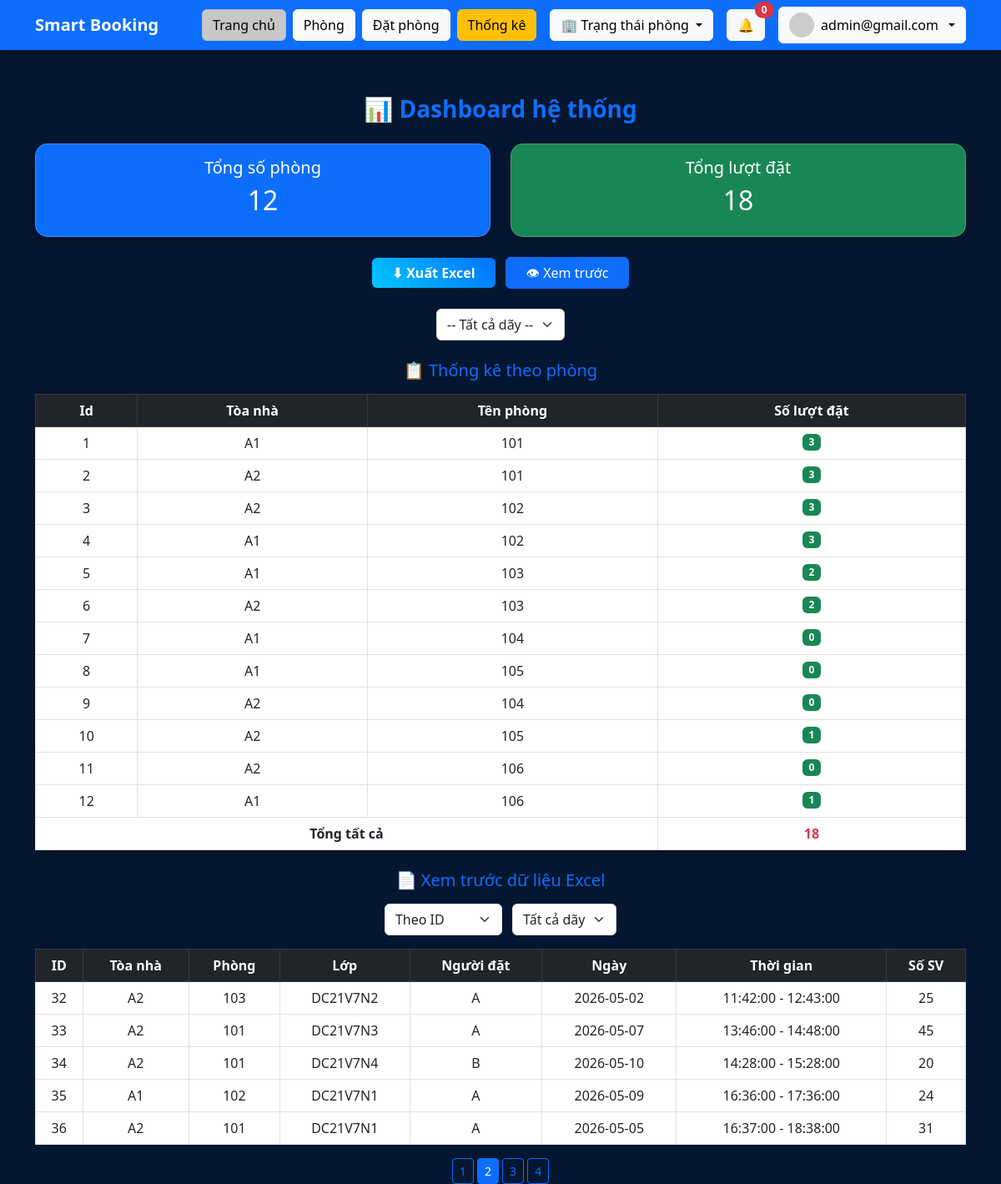
The app's page /dashboard.php?sort=id&page=2&building=0 (signed in) with its own data.
### tables this page shows
CREATE TABLE IF NOT EXISTS `bookings` (
  `id` int(11) NOT NULL AUTO_INCREMENT,
  `room_id` int(11) DEFAULT NULL,
  `date` date DEFAULT NULL,
  `time_start` time DEFAULT NULL,
  `time_end` time DEFAULT NULL,
  `status` varchar(20) DEFAULT 'active',
  `created_at` timestamp NOT NULL DEFAULT current_timestamp(),
  `user_name` varchar(100) DEFAULT NULL,
  `purpose` varchar(50) DEFAULT NULL,
  `students` int(11) DEFAULT NULL,
  `note` text DEFAULT NULL,
  `class` varchar(50) DEFAULT NULL,
  `building_id` int(11) DEFAULT NULL,
  PRIMARY KEY (`id`),
  KEY `idx_room_date` (`room_id`,`date`)
);

CREATE TABLE IF NOT EXISTS `buildings` (
  `id` bigint(20) UNSIGNED NOT NULL AUTO_INCREMENT,
  `name` varchar(100) NOT NULL,
  PRIMARY KEY (`id`)
);

CREATE TABLE IF NOT EXISTS `rooms` (
  `id` int(11) NOT NULL AUTO_INCREMENT,
  `name` varchar(50) DEFAULT NULL,
  `capacity` int(11) DEFAULT NULL,
  `status` varchar(20) DEFAULT 'available',
  `building_id` int(11) DEFAULT NULL,
  PRIMARY KEY (`id`)
);

### dashboard.php (the view, shortened to what this page needs)
<?php
include 'config.php';
include 'navbar.php';
$sort = isset($_GET['sort']) ? $_GET['sort'] : 'id';
$building_filter = isset($_GET['building']) ? (int)$_GET['building'] : 0;
switch ($sort) {
    default:
        $order = "bookings.id ASC";
}
$limit = 5;
$page = isset($_GET['page']) ? (int)$_GET['page'] : 1;
$start = ($page - 1) * $limit;
$where = "";
?>
<link rel="stylesheet" href="style.css">
<div class="container mt-4">
    <h3 class="text-center mb-4 main-title">📊 Dashboard hệ thống</h3>
    <div class="row">
        <?php
        $r = mysqli_fetch_row(mysqli_query($conn, "SELECT COUNT(*) FROM rooms"));
        $b = mysqli_fetch_row(mysqli_query($conn, "SELECT COUNT(*) FROM bookings"));
        ?>
        <div class="col-md-6">
            <div class="card text-white bg-primary shadow">
                <div class="card-body text-center">
                    <h5>Tổng số phòng</h5>
                    <h2><?= $r[0] ?></h2>
                </div>
            </div>
        </div>
        <div class="col-md-6">
            <div class="card text-white bg-success shadow">
                <div class="card-body text-center">
                    <h5>Tổng lượt đặt</h5>
                    <h2><?= $b[0] ?></h2>
                </div>
            </div>
        </div>
    </div>
    <div class="mt-4 text-center">
        <a href="export.php" class="btn btn-success px-4">⬇ Xuất Excel</a>
        <button onclick="togglePreview()" class="btn btn-primary px-4 ms-2">👁 Xem trước</button>
    </div>
    <div class="text-center mt-4">
        <form method="GET">
            <select name="building" onchange="this.form.submit()" class="form-select w-auto d-inline">
                <option value="">-- Tất cả dãy --</option>
            </select>
        </form>
    </div>
    <div class="mt-4">
        <h5 class="text-center mb-3 text-primary">📋 Thống kê theo phòng</h5>
        <table class="table table-bordered text-center shadow">
            <thead class="table-dark">
                <tr>
                    <th>Id</th>
                    <th>Tòa nhà</th>
                    <th>Tên phòng</th>
                    <th>Số lượt đặt</th>
                </tr>
            </thead>
            <tbody>
                <?php
                $data = mysqli_query($conn, "
                    SELECT rooms.name, buildings.name AS building_name, COUNT(bookings.id) total
                    FROM rooms
                    LEFT JOIN bookings ON rooms.id = bookings.room_id
                    LEFT JOIN buildings ON rooms.building_id = buildings.id
                    $where
                    GROUP BY rooms.id
                ");
                $i = 1;
                while ($row = mysqli_fetch_assoc($data)) {
                    echo "<tr>
                        <td>{$i}</td>
                        <td>{$row['building_name']}</td>
                        <td>{$row['name']}</td>
                        <td><span class='badge bg-success'>{$row['total']}</span></td>
                    </tr>";
                    $i++;
                }
                ?>
            </tbody>
            <tfoot>
                <?php
                if ($building_filter > 0) {
                    $totalQuery = mysqli_query($conn, "
                        SELECT COUNT(*)
                        FROM bookings
                        JOIN rooms ON bookings.room_id = rooms.id
                        WHERE rooms.building_id = $building_filter
                    ");
                } else {
                    $totalQuery = mysqli_query($conn, "SELECT COUNT(*) FROM bookings");
                }
                $totalAll = mysqli_fetch_row($totalQuery);
                ?>
                <tr>
                    <th colspan="3">Tổng tất cả</th>
                    <th class="text-danger"><?= $totalAll[0] ?></th>
                </tr>
            </tfoot>
        </table>
    </div>
    <div id="preview" class="mt-4" style="display: <?= isset($_GET['sort']) || isset($_GET['page']) ? 'block' : 'none'; ?>;">
        <h5 class="text-center mb-3 text-primary">📄 Xem trước dữ liệu Excel</h5>
        <div class="text-center mb-3">
            <form method="GET">
                <select name="sort" onchange="this.form.submit()" class="form-select w-auto d-inline">
                    <option value="id" <?= $sort == 'id' ? 'selected' : '' ?>>Theo ID</option>
                </select>
                <select name="building" onchange="this.form.submit()" class="form-select w-auto d-inline ms-2">
                    <option value="">Tất cả dãy</option>
                </select>
            </form>
        </div>
        <table class="table table-bordered text-center">
            <thead class="table-dark">
                <tr>
                    <th>ID</th>
                    <th>Tòa nhà</th>
                    <th>Phòng</th>
                    <th>Lớp</th>
                    <th>Người đặt</th>
                    <th>Ngày</th>
                    <th>Thời gian</th>
                    <th>Số SV</th>
                </tr>
            </thead>
            <tbody>
                <?php
                $sql = "
                    SELECT bookings.*, rooms.name AS room_name, buildings.name AS building_name
                    FROM bookings
                    JOIN rooms ON bookings.room_id = rooms.id
                    LEFT JOIN buildings ON rooms.building_id = buildings.id
                    $where
                    ORDER BY $order
                    LIMIT $start, $limit
                ";
                $res = mysqli_query($conn, $sql);
                while ($row = mysqli_fetch_assoc($res)) {
                    $time = $row['time_start'] . " - " . $row['time_end'];
                    echo "<tr>
                        <td>{$row['id']}</td>
                        <td>{$row['building_name']}</td>
                        <td>{$row['room_name']}</td>
                        <td>{$row['class']}</td>
                        <td>{$row['user_name']}</td>
                        <td>{$row['date']}</td>
                        <td>{$time}</td>
                        <td>{$row['students']}</td>
                    </tr>";
                }
                ?>
            </tbody>
        </table>
        <div class="text-center mt-3">
            <?php
            if ($building_filter > 0) {
                $totalQuery = mysqli_query($conn, "
                    SELECT COUNT(*)
                    FROM bookings
                    JOIN rooms ON bookings.room_id = rooms.id
                    WHERE rooms.building_id = $building_filter
                ");
            } else {
                $totalQuery = mysqli_query($conn, "SELECT COUNT(*) FROM bookings");
            }
            $total = mysqli_fetch_row($totalQuery)[0];
            $pages = ceil($total / $limit);
            for ($i = 1; $i <= $pages; $i++) {
                echo "<a href='?sort=$sort&page=$i&building=$building_filter'
                        class='btn btn-sm " . ($i == $page ? 'btn-primary' : 'btn-outline-primary') . "'>
                        $i
                      </a> ";
            }
            ?>
        </div>
    </div>
</div>

### style.css (style rules this page uses)
.card { background: #e9ecef; backdrop-filter: blur(12px); border-radius: 15px; border: 1px solid rgba(255, 255, 255, 0.2); color: white; transition: 0.3s; }
.btn-success { background: linear-gradient(45deg, #00c6ff, #0072ff); border: none; font-weight: bold; }
.main-title { color: #0d6efd; font-weight: bold; }

### records on screen
bookings: id "32", buildings.name "A2", room.name "103", class "DC21V7N2", user_name "A", date "2026-05-02", time "11:42:00 - 12:43:00", students "25"
bookings: id "33", buildings.name "A2", room.name "101", class "DC21V7N3", user_name "A", date "2026-05-07", time "13:46:00 - 14:48:00", students "45"
bookings: id "34", buildings.name "A2", room.name "101", class "DC21V7N4", user_name "B", date "2026-05-10", time "14:28:00 - 15:28:00", students "20"
bookings: id "35", buildings.name "A1", room.name "102", class "DC21V7N1", user_name "A", date "2026-05-09", time "16:36:00 - 17:36:00", students "24"
bookings: id "36", buildings.name "A2", room.name "101", class "DC21V7N1", user_name "A", date "2026-05-05", time "16:37:00 - 18:38:00", students "31"

### other values on screen
$_SESSION['user'] "admin@gmail.com"
$r[0] "12"
$b[0] "18"
$row['building_name'] "A1"
$row['name'] "101"
$row['total'] "3"
$row['building_name'] "A2"
$row['name'] "102"
$row['name'] "103"
$row['total'] "2"
$row['name'] "104"
$row['total'] "0"
$row['name'] "105"
$row['total'] "1"
$row['name'] "106"
